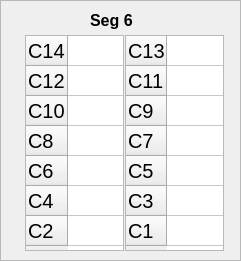
     <widget class="QFrame" name="frame_30">
      <property name="geometry">
       <rect>
        <x>5</x>
        <y>320</y>
        <width>241</width>
        <height>261</height>
       </rect>
      </property>
      <property name="frameShape">
       <enum>QFrame::StyledPanel</enum>
      </property>
      <property name="frameShadow">
       <enum>QFrame::Raised</enum>
      </property>
      <widget class="QTableWidget" name="B6_even">
       <property name="geometry">
        <rect>
         <x>25</x>
         <y>35</y>
         <width>99</width>
         <height>216</height>
        </rect>
       </property>
       <property name="font">
        <font>
         <pointsize>15</pointsize>
        </font>
       </property>
       <attribute name="horizontalHeaderVisible">
        <bool>false</bool>
       </attribute>
       <attribute name="horizontalHeaderDefaultSectionSize">
        <number>60</number>
       </attribute>
       <row>
        <property name="text">
         <string>C14</string>
        </property>
       </row>
       <row>
        <property name="text">
         <string>C12</string>
        </property>
       </row>
       <row>
        <property name="text">
         <string>C10</string>
        </property>
       </row>
       <row>
        <property name="text">
         <string>C8</string>
        </property>
       </row>
       <row>
        <property name="text">
         <string>C6</string>
        </property>
       </row>
       <row>
        <property name="text">
         <string>C4</string>
        </property>
       </row>
       <row>
        <property name="text">
         <string>C2</string>
        </property>
       </row>
       <column>
        <property name="text">
         <string>Right</string>
        </property>
        <property name="font">
         <font>
          <weight>50</weight>
          <bold>false</bold>
         </font>
        </property>
       </column>
      </widget>
      <widget class="QTableWidget" name="B6_odd">
       <property name="geometry">
        <rect>
         <x>125</x>
         <y>35</y>
         <width>99</width>
         <height>216</height>
        </rect>
       </property>
       <property name="font">
        <font>
         <pointsize>15</pointsize>
        </font>
       </property>
       <attribute name="horizontalHeaderVisible">
        <bool>false</bool>
       </attribute>
       <attribute name="horizontalHeaderDefaultSectionSize">
        <number>60</number>
       </attribute>
       <row>
        <property name="text">
         <string>C13</string>
        </property>
       </row>
       <row>
        <property name="text">
         <string>C11</string>
        </property>
       </row>
       <row>
        <property name="text">
         <string>C9</string>
        </property>
       </row>
       <row>
        <property name="text">
         <string>C7</string>
        </property>
       </row>
       <row>
        <property name="text">
         <string>C5</string>
        </property>
       </row>
       <row>
        <property name="text">
         <string>C3</string>
        </property>
       </row>
       <row>
        <property name="text">
         <string>C1</string>
        </property>
       </row>
       <column>
        <property name="text">
         <string>Left</string>
        </property>
       </column>
      </widget>
      <widget class="QLabel" name="box3_label_5">
       <property name="geometry">
        <rect>
         <x>90</x>
         <y>10</y>
         <width>61</width>
         <height>21</height>
        </rect>
       </property>
       <property name="font">
        <font>
         <pointsize>12</pointsize>
         <weight>75</weight>
         <bold>true</bold>
        </font>
       </property>
       <property name="text">
        <string>Seg 6</string>
       </property>
      </widget>
     </widget>
